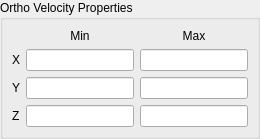
<?xml version="1.0" encoding="UTF-8"?>
<ui version="4.0">
 <class>VelocityPanelOrtho</class>
 <widget class="QWidget" name="VelocityPanelOrtho">
  <layout class="QVBoxLayout" name="rootLayout">
   <property name="leftMargin"><number>0</number></property>
   <property name="topMargin"><number>0</number></property>
   <property name="rightMargin"><number>0</number></property>
   <property name="bottomMargin"><number>0</number></property>
   <item>
    <widget class="QGroupBox" name="VelocityProperties">
     <property name="title">
      <string>Ortho Velocity Properties</string>
     </property>
     <layout class="QGridLayout" name="boxLayout">
      <item row="0" column="1">
       <widget class="QLabel" name="labelMin"><property name="text"><string>Min</string></property><property name="alignment"><set>Qt::AlignCenter</set></property></widget>
      </item>
      <item row="0" column="2">
       <widget class="QLabel" name="labelMax"><property name="text"><string>Max</string></property><property name="alignment"><set>Qt::AlignCenter</set></property></widget>
      </item>
      <item row="1" column="0">
       <widget class="QLabel" name="labelX"><property name="text"><string>X</string></property></widget>
      </item>
      <item row="1" column="1">
       <widget class="QLineEdit" name="OrthoXMin"/>
      </item>
      <item row="1" column="2">
       <widget class="QLineEdit" name="OrthoXMax"/>
      </item>
      <item row="2" column="0">
       <widget class="QLabel" name="labelY"><property name="text"><string>Y</string></property></widget>
      </item>
      <item row="2" column="1">
       <widget class="QLineEdit" name="OrthoYMin"/>
      </item>
      <item row="2" column="2">
       <widget class="QLineEdit" name="OrthoYMax"/>
      </item>
      <item row="3" column="0">
       <widget class="QLabel" name="labelZ"><property name="text"><string>Z</string></property></widget>
      </item>
      <item row="3" column="1">
       <widget class="QLineEdit" name="OrthoZMin"/>
      </item>
      <item row="3" column="2">
       <widget class="QLineEdit" name="OrthoZMax"/>
      </item>
     </layout>
    </widget>
   </item>
  </layout>
 </widget>
 <resources/>
 <connections/>
</ui>
